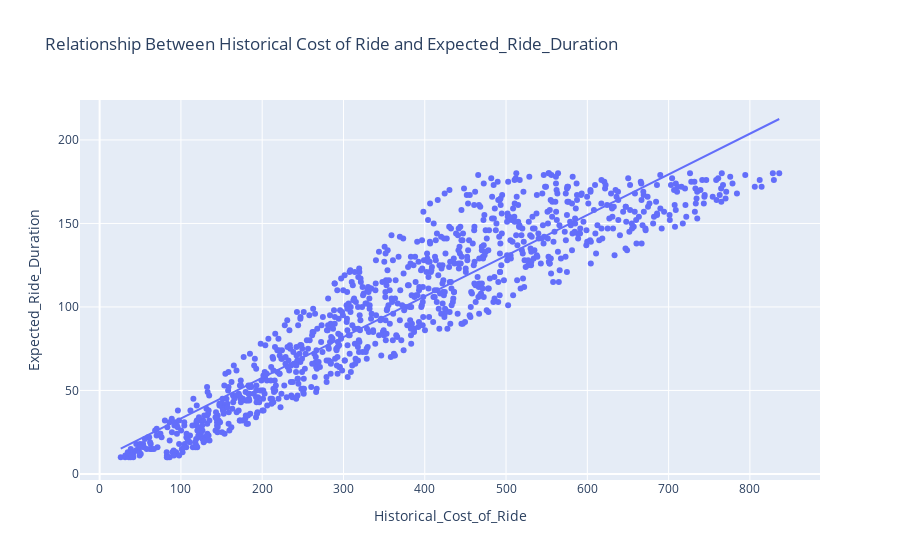

The cell this chart's notebook holds for it:
### Markdown cell above
Relationship Between Historical Cost of Ride and Expected_Ride_Duration

### Code cell
figure = plx.scatter( data, x="Historical_Cost_of_Ride",
                     y= "Expected_Ride_Duration",
                     title = "Relationship Between Historical Cost of Ride and Expected_Ride_Duration",
                     trendline = 'ols')
figure.show()

### Figure 1 — Plotly figure (JSON) as saved in the notebook; plotly's stock layout.template omitted (floating-point values rounded to 4 significant figures; data arrays with more than 128 entries replaced by an {"elided": "..."} marker saying what was removed)
{"data": [{"hovertemplate": "Historical_Cost_of_Ride=%{x}<br>Expected_Ride_Duration=%{y}<extra></extra>", "legendgroup": "", "marker": {"color": "#636efa", "symbol": "circle"}, "mode": "markers", "name": "", "orientation": "v", "showlegend": false, "type": "scatter", "x": {"elided": "1000 float values"}, "xaxis": "x", "y": {"elided": "1000 int values"}, "yaxis": "y"}, {"hovertemplate": "<b>OLS trendline</b><br>Expected_Ride_Duration = 0.243661 * Historical_Cost_of_Ride + 8.82367<br>R<sup>2</sup>=0.860344<br><br>Historical_Cost_of_Ride=%{x}<br>Expected_Ride_Duration=%{y} <b>(trend)</b><extra></extra>", "legendgroup": "", "marker": {"color": "#636efa", "symbol": "circle"}, "mode": "lines", "name": "", "showlegend": false, "type": "scatter", "x": {"elided": "1000 float values"}, "xaxis": "x", "y": {"elided": "1000 float values"}, "yaxis": "y"}], "layout": {"legend": {"tracegroupgap": 0}, "title": {"text": "Relationship Between Historical Cost of Ride and Expected_Ride_Duration"}, "xaxis": {"anchor": "y", "domain": [0, 1], "title": {"text": "Historical_Cost_of_Ride"}}, "yaxis": {"anchor": "x", "domain": [0, 1], "title": {"text": "Expected_Ride_Duration"}}}}
